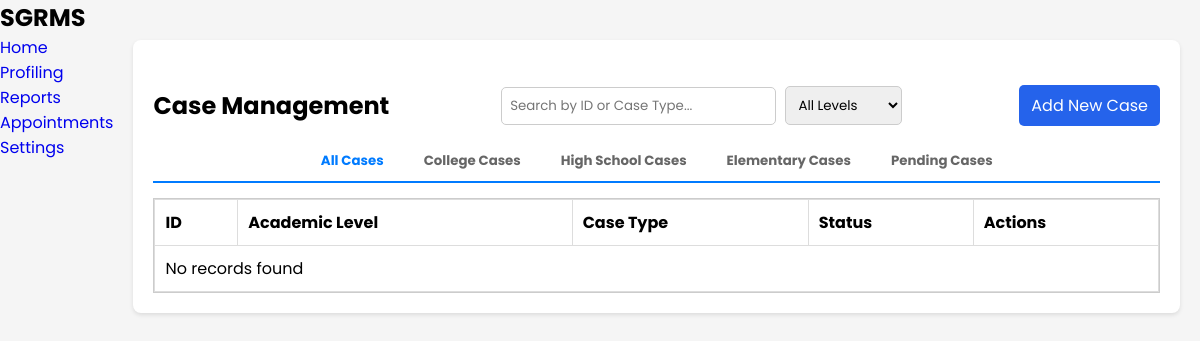
Before: /HG/Reports/case.php with the older database file.
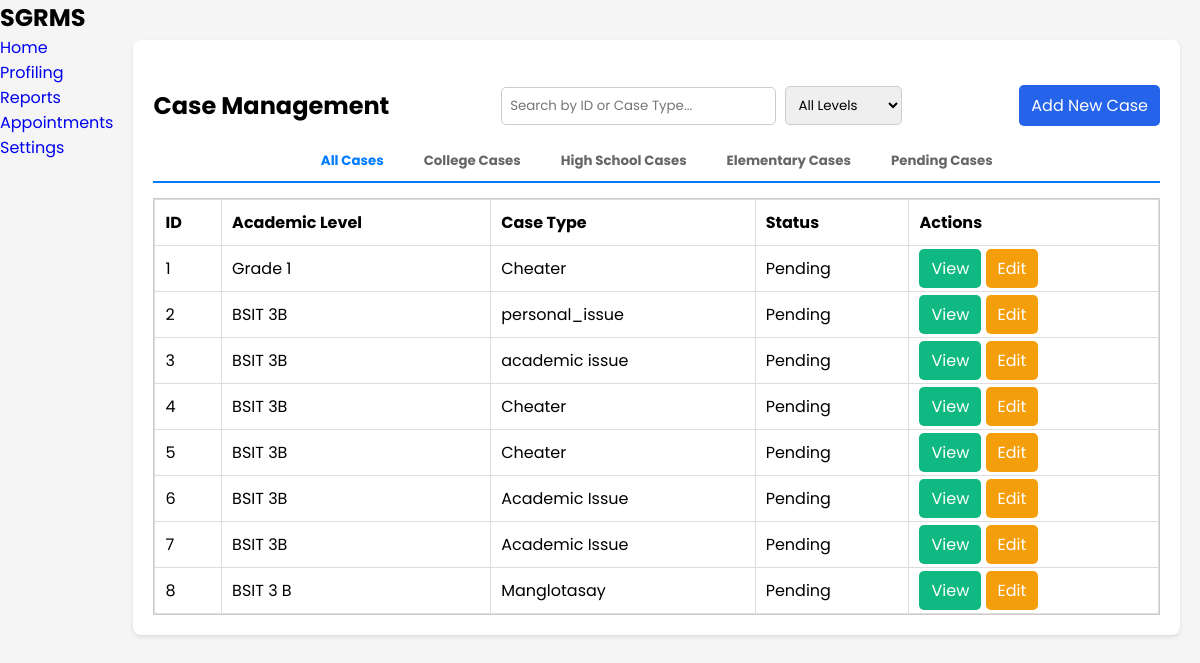
After: the same page with the newer database file.
### tables this page shows
CREATE TABLE `case_records` (
  `case_id` int(11) NOT NULL,
  `student_name` varchar(100) NOT NULL,
  `academic_level` varchar(50) NOT NULL,
  `grade_level` int(10) NOT NULL,
  `course_section` varchar(50) NOT NULL,
  `description` text NOT NULL,
  `case_type` varchar(100) NOT NULL,
  `reported_by` varchar(100) NOT NULL,
  `filed_date` date NOT NULL DEFAULT curdate(),
  `filed_time` time NOT NULL DEFAULT curtime(),
  `status` varchar(50) NOT NULL
);

### HG/Reports/case.php (the view, shortened to what this page needs)
<?php
include $_SERVER['DOCUMENT_ROOT'].'/SGRMS/Database/db_connect.php';
$sql = "SELECT case_id, academic_level, case_type, description, status FROM case_records";
$result = $conn->query($sql);
?>
<!DOCTYPE html>
<html lang="en">
<head>
    <link rel="stylesheet" href="/SGRMS/CSS/style.css">
    <link rel="stylesheet" href="/SGRMS/CSS/table.css">
</head>
<body>
    <div class="container">
        <aside class="sidebar">
            <h1>SGRMS</h1>
            <ul>
                <li><a href="/SGRMS/HG/SuperAdmin/superadmin.php">Home</a></li>
                <li class="has-submenu">
                    <a href="#" id="profiling-link">Profiling</a>
                </li>
                <li><a href="/SGRMS/HG/Reports/case.php">Reports</a></li>
                <li><a href="/SGRMS/HG/Appointment/schedule.php">Appointments</a></li>
                <li><a href="#">Settings</a></li>
            </ul>
        </aside>
        <main class="wrapper">
            <div class="card">
                <div class="search-flex">
                    <h2>Case Management</h2>
                    <div class="search-bar">
                        <input type="text" id="search" name="search" class="search" placeholder="Search by ID or Case Type..." onkeyup="searchCases()">
                        <select name="filter_educ" id="filter_educ">
                            <option value="">All Levels</option>
                        </select>
                    </div>
                    <a href="add.case.php" class="btn btn-add">Add New Case</a>
                </div>
                <div class="tab-container">
                    <button id="allTab" class="tab active" onclick="filterCases('all')">All Cases</button>
                    <button id="collegeTab" class="tab" onclick="filterCases('college')">College Cases</button>
                    <button id="highschoolTab" class="tab" onclick="filterCases('high school')">High School Cases</button>
                    <button id="elementaryTab" class="tab" onclick="filterCases('elementary')">Elementary Cases</button>
                    <button id="pendingTab" class="tab" onclick="filterCases('pending')">Pending Cases</button>
                </div>
                <div class="table-container">
                    <table id="caseTable">
                        <thead>
                            <tr>
                                <th>ID</th>
                                <th>Academic Level</th>
                                <th>Case Type</th>
                                <th>Status</th>
                                <th>Actions</th>
                            </tr>
                        </thead>
                        <tbody>
                            <?php
                                if ($result->num_rows > 0) {
                                    while ($row = $result->fetch_assoc()) {
                                        echo "<tr>
                                                <td>{$row['case_id']}</td>
                                                <td>{$row['academic_level']}</td>
                                                <td>{$row['case_type']}</td>
                                                <td>{$row['status']}</td>
                                                <td class='actions'>
                                                    <a href='case.view.php?id={$row['case_id']}' class='btn btn-view'>View</a>
                                                    <a href='case.update.php?id={$row['case_id']}' class='btn btn-edit'>Edit</a>
                                                </td>
                                              </tr>";
                                    }
                                } else {
                                    echo "<tr><td colspan='5'>No records found</td></tr>";
                                }
                            ?>
                        </tbody>
                    </table>
                </div>
            </div>
        </main>
    </div>
</body>
</html>

### CSS/style.css (style rules this page uses)
* { margin: 0; padding: 0; box-sizing: border-box; font-family: 'Poppins', sans-serif; text-decoration: none; }
body { background-color: #f3f4f6; margin: 0; padding: 0; }
.container { display: flex; min-height: 100vh; }
.wrapper { flex-grow: 1; padding: 20px; }
.card { background: white; padding: 20px; border-radius: 8px; box-shadow: 0 2px 4px rgba(0,0,0,0.1); }
body { font-family: Arial, sans-serif; margin: 0; padding: 0; background-color: #f5f5f5; }
.wrapper { width: 80%; margin: 20px auto; }

### CSS/table.css (style rules this page uses)
.table-container { max-height: 500px; overflow-y: auto; border: 1px solid #ccc; }
.table-container table { width: 100%; border-collapse: collapse; }
table th, table td { border: 1px solid #ddd; padding: 10px; text-align: left; }
.btn { padding: 8px 12px; border-radius: 5px; color: white; border: none; cursor: pointer; text-decoration: none; }
.btn-add { background: #2563eb; }
.btn-edit { background: #f59e0b; }
.btn-view { background: #10b981; }
.search-flex { display: flex; justify-content: space-between; align-items: center; margin-bottom: 15px; margin-top: 25px; }
.search-bar input, .search-bar select { padding: 8px; border: 1px solid #ccc; border-radius: 5px; margin-right: 5px; }

### HG/Reports/case.php (style rules this page uses)
.tab-container { display: flex; justify-content: center; border-bottom: 2px solid #007bff; margin-bottom: 15px; }
.tab { padding: 10px 20px; cursor: pointer; font-weight: bold; color: #666; border: none; background: none; }
.tab:hover, .tab.active { color: #007bff; }
.sidebar ul { list-style: none; padding: 0; margin: 0; }
.sidebar ul li { position: relative; }

Changed rows visible on the page:
added case_records: case_id "1", academic_level "Grade 1", case_type "Cheater", status "Pending"
added case_records: case_id "2", academic_level "BSIT 3B", case_type "personal_issue", status "Pending"
added case_records: case_id "3", academic_level "BSIT 3B", case_type "academic issue", status "Pending"
added case_records: case_id "4", academic_level "BSIT 3B", case_type "Cheater", status "Pending"
added case_records: case_id "5", academic_level "BSIT 3B", case_type "Cheater", status "Pending"
added case_records: case_id "6", academic_level "BSIT 3B", case_type "Academic Issue", status "Pending"
added case_records: case_id "7", academic_level "BSIT 3B", case_type "Academic Issue", status "Pending"
added case_records: case_id "8", academic_level "BSIT 3 B", case_type "Manglotasay", status "Pending"
Other visible differences:
text no longer shown: "No records found"
